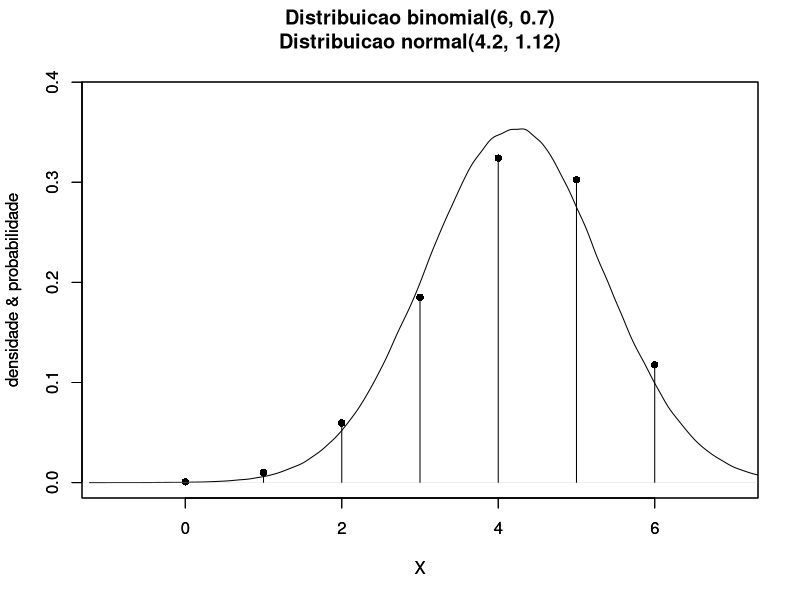

Generate this figure with R:
sink("exemplo07_binomial_aproxnormal_n6.txt")
n <- 6
p <- 0.7
cat("X ~ binomial(",n,", ",p,")\n", sep="")
m <- n*p
dp <- sqrt(n*p*(1-p))
cat("Media de X = ",m,"\n", sep="")
cat("Desvio-padrao de X = ",round(dp,2),"\n", sep="")
X <- 0:n
if (n*p > 5 && n*(1-p) > 5 && abs((1/sqrt(n))*(sqrt((1-p)/p)-sqrt(p/(1-p)))) < 0.3)
{cat("\nBinomial(",n,", ",p,") semelhante a Normal(",m,", ",round(dp,2),")\n\n", sep="")} else
{cat("\nBinomial(",n,", ",p,") diferente da Normal(",m,", ",round(dp,2),")\n\n", sep="")}
probbinom <- dbinom(x=X,size=n,prob=p)
probnorm <- dnorm(x=X,mean=m,sd=dp)
print(round((tbl <- data.frame(X,probbinom,probnorm)),6))
sink()
png("exemplo07_binomial_aproxnormal_n6.png")
plot(X,probbinom,type="h",
     main=paste0("Distribuicao binomial(",n,", ",p,")\n\n"),
     xlab="X", ylab="densidade & probabilidade",
     xlim=c(-1,n+1), ylim=c(0,1.1*max(c(max(probbinom),max(probnorm)))),
     lwd=1,col="black")
points(X,probbinom,pch=16,cex=1,col="black")
par(new=TRUE)
rn <- rnorm(n=1e6,mean=m,sd=dp)
plot(density(rn), xlab="X", ylab="densidade & probabilidade",
     main=paste0("Distribuicao normal(",m,", ",round(dp,2),")"),
     xlim=c(-1,n+1), ylim=c(0,1.1*max(c(max(probbinom),max(probnorm)))))
dev.off()

